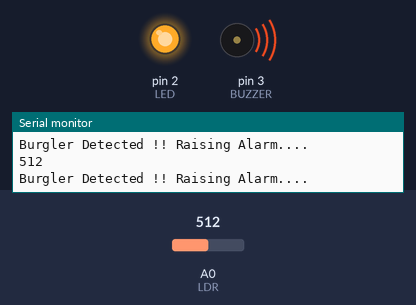
Bench run of a sketch on a simulated Arduino Uno, built with avr-gcc and run on an emulated ATmega328P. Parts: output pins drawn as LEDs (lit = HIGH), buzzer (waves = sounding, pin HIGH), the last lines printed to the serial monitor. The inputs (shaded band) are chosen by the test bench; at power-on: A0 (LDR) = 512.

Above: at 5.9 s.
6.0 s: A0 (LDR) set to 211
12.1 s: A0 (LDR) set to 191
At 16.7 s:
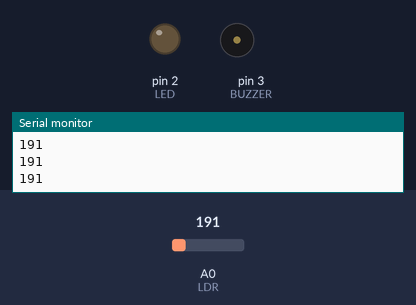
18.2 s: A0 (LDR) set to 210
At 19.2 s:
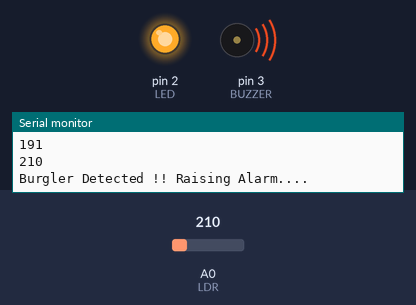
24.3 s: A0 (LDR) set to 190
At 29.4 s:
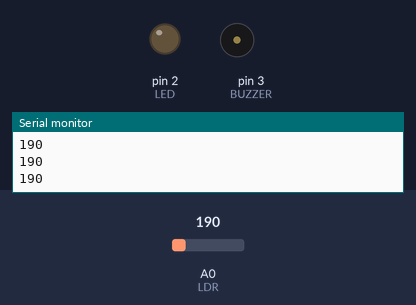
Timing chart, 0 to 30.9 s (numbered marks = the images above; inputs shaded):
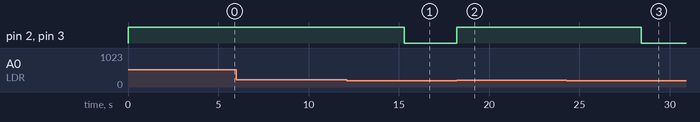

Measured:
- the behaviour switches between 200 and 199 on A0 (LDR) (found by bisection; images 0 and 1)
- after the input at 12.1 s, pin 2 (LED), pin 3 (BUZZER): HIGH → LOW after 3.2 s
- after the input at 18.2 s, pin 2 (LED), pin 3 (BUZZER): LOW → HIGH at once
- after the input at 24.3 s, pin 2 (LED), pin 3 (BUZZER): HIGH → LOW after 4.1 s

The sketch:

ldr1.ino
```cpp
int LDR = A0;
int LED = 2;
int BUZZER = 3;
void setup() {
Serial.begin(9600);
pinMode(LED,OUTPUT);
pinMode(BUZZER,OUTPUT);
}

void loop() {
 int val = analogRead(LDR);
 Serial.println(val);

 if(val >= 200)
 {
  Serial.println("Burgler Detected !! Raising Alarm....");
  digitalWrite(BUZZER,HIGH);
  digitalWrite(LED,HIGH);
  delay(5000);
  }
  else
  {
  digitalWrite(LED,LOW);
  digitalWrite(BUZZER,LOW);
  }
  delay(100);
}
```
